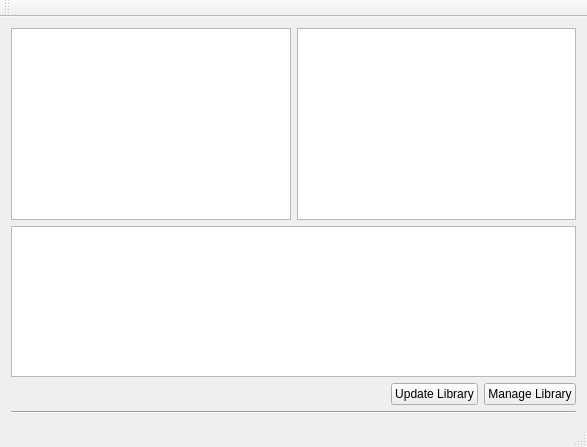
<?xml version="1.0" encoding="UTF-8"?>
<ui version="4.0">
 <class>MainWindow</class>
 <widget class="QMainWindow" name="MainWindow">
  <property name="geometry">
   <rect>
    <x>0</x>
    <y>0</y>
    <width>587</width>
    <height>447</height>
   </rect>
  </property>
  <property name="windowTitle">
   <string>MainWindow</string>
  </property>
  <widget class="QWidget" name="centralWidget">
   <layout class="QVBoxLayout" name="verticalLayout">
    <item>
     <layout class="QHBoxLayout" name="horizontalLayout">
      <item>
       <widget class="QListView" name="artistList">
        <property name="sizePolicy">
         <sizepolicy hsizetype="Expanding" vsizetype="Fixed">
          <horstretch>0</horstretch>
          <verstretch>0</verstretch>
         </sizepolicy>
        </property>
       </widget>
      </item>
      <item>
       <widget class="QListView" name="albumList">
        <property name="sizePolicy">
         <sizepolicy hsizetype="Expanding" vsizetype="Fixed">
          <horstretch>0</horstretch>
          <verstretch>0</verstretch>
         </sizepolicy>
        </property>
       </widget>
      </item>
     </layout>
    </item>
    <item>
     <widget class="QTableView" name="songView"/>
    </item>
    <item>
     <layout class="QHBoxLayout" name="horizontalLayout_2">
      <item>
       <spacer name="horizontalSpacer">
        <property name="orientation">
         <enum>Qt::Horizontal</enum>
        </property>
        <property name="sizeHint" stdset="0">
         <size>
          <width>40</width>
          <height>20</height>
         </size>
        </property>
       </spacer>
      </item>
      <item>
       <widget class="QPushButton" name="updateButton">
        <property name="sizePolicy">
         <sizepolicy hsizetype="Fixed" vsizetype="Fixed">
          <horstretch>0</horstretch>
          <verstretch>0</verstretch>
         </sizepolicy>
        </property>
        <property name="text">
         <string>Update Library</string>
        </property>
       </widget>
      </item>
      <item>
       <widget class="QPushButton" name="manageButton">
        <property name="text">
         <string>Manage Library</string>
        </property>
       </widget>
      </item>
     </layout>
    </item>
    <item>
     <widget class="Line" name="line">
      <property name="orientation">
       <enum>Qt::Horizontal</enum>
      </property>
     </widget>
    </item>
   </layout>
  </widget>
  <widget class="QMenuBar" name="menuBar">
   <property name="geometry">
    <rect>
     <x>0</x>
     <y>0</y>
     <width>587</width>
     <height>21</height>
    </rect>
   </property>
  </widget>
  <widget class="QToolBar" name="mainToolBar">
   <attribute name="toolBarArea">
    <enum>TopToolBarArea</enum>
   </attribute>
   <attribute name="toolBarBreak">
    <bool>false</bool>
   </attribute>
  </widget>
  <widget class="QStatusBar" name="statusBar">
   <property name="sizePolicy">
    <sizepolicy hsizetype="Preferred" vsizetype="Preferred">
     <horstretch>0</horstretch>
     <verstretch>0</verstretch>
    </sizepolicy>
   </property>
  </widget>
 </widget>
 <layoutdefault spacing="6" margin="11"/>
 <resources/>
 <connections/>
</ui>
